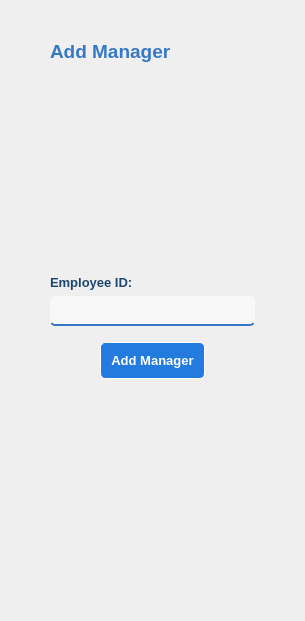
            <widget class="QWidget" name="addManager">
             <property name="styleSheet">
              <string notr="true">#addManager {
	background-color: transparent;
}

#addManagerLabel {
	color: rgb(55, 120, 198);
}

#empID_2 {
	color: rgb(31, 70, 112);
}

#addManagerLE {
	border-top: none;
	border-left: none;
	border-right: none;
	border-bottom: 2px solid rgb(55, 120, 198);
	border-radius: 5px;
	padding: 3px;
	background-color: rgba(255, 255, 255, 150);
	color: rgb(31, 70, 112);
}

#addManagerButton {
	margin: 10px 50px 10px 50px;
	padding: 10px;
	background-color: rgb(35, 123, 223);
	border: 1px solid white;
	border-radius: 5px;
	color: white;
}

#addManagerButton:hover {
	background-color: qlineargradient(spread:pad, x1:0.5, y1:1, x2:0.5, y2:0, stop:0 rgba(0, 83, 178, 255), stop:0.567164 rgba(56, 144, 244, 255));
}</string>
             </property>
             <layout class="QVBoxLayout" name="verticalLayout_10">
              <property name="leftMargin">
               <number>50</number>
              </property>
              <property name="topMargin">
               <number>40</number>
              </property>
              <property name="rightMargin">
               <number>50</number>
              </property>
              <item>
               <widget class="QLabel" name="addManagerLabel">
                <property name="font">
                 <font>
                  <family>Segoe UI</family>
                  <pointsize>14</pointsize>
                  <weight>75</weight>
                  <bold>true</bold>
                 </font>
                </property>
                <property name="text">
                 <string>Add Manager</string>
                </property>
               </widget>
              </item>
              <item alignment="Qt::AlignHCenter">
               <widget class="QLabel" name="picLabel_2">
                <property name="minimumSize">
                 <size>
                  <width>200</width>
                  <height>200</height>
                 </size>
                </property>
                <property name="maximumSize">
                 <size>
                  <width>200</width>
                  <height>200</height>
                 </size>
                </property>
                <property name="sizeIncrement">
                 <size>
                  <width>0</width>
                  <height>0</height>
                 </size>
                </property>
                <property name="baseSize">
                 <size>
                  <width>0</width>
                  <height>0</height>
                 </size>
                </property>
                <property name="autoFillBackground">
                 <bool>false</bool>
                </property>
                <property name="styleSheet">
                 <string notr="true"/>
                </property>
                <property name="text">
                 <string/>
                </property>
                <property name="pixmap">
                 <pixmap>icons/edit.png</pixmap>
                </property>
                <property name="scaledContents">
                 <bool>true</bool>
                </property>
               </widget>
              </item>
              <item>
               <widget class="QLabel" name="empID_2">
                <property name="font">
                 <font>
                  <family>Segoe UI</family>
                  <pointsize>10</pointsize>
                  <weight>75</weight>
                  <bold>true</bold>
                 </font>
                </property>
                <property name="text">
                 <string>Employee ID:</string>
                </property>
               </widget>
              </item>
              <item>
               <widget class="QLineEdit" name="addManagerLE">
                <property name="minimumSize">
                 <size>
                  <width>0</width>
                  <height>30</height>
                 </size>
                </property>
                <property name="font">
                 <font>
                  <family>Segoe UI</family>
                  <pointsize>10</pointsize>
                 </font>
                </property>
               </widget>
              </item>
              <item>
               <widget class="QPushButton" name="addManagerButton">
                <property name="font">
                 <font>
                  <family>Segoe UI</family>
                  <pointsize>10</pointsize>
                  <weight>75</weight>
                  <bold>true</bold>
                 </font>
                </property>
                <property name="text">
                 <string>Add Manager</string>
                </property>
               </widget>
              </item>
              <item>
               <spacer name="verticalSpacer_3">
                <property name="orientation">
                 <enum>Qt::Vertical</enum>
                </property>
                <property name="sizeHint" stdset="0">
                 <size>
                  <width>20</width>
                  <height>221</height>
                 </size>
                </property>
               </spacer>
              </item>
             </layout>
            </widget>
